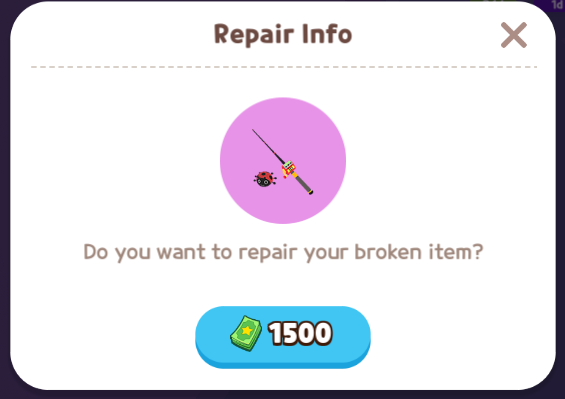
#> input picture repair.png, 565 x 399 px
$ python -i processing.py   (imports and definitions only)
#> lines starting #> are read from the running program, lines starting #| are printed output that depends on the picture; after the words box and inside, x2 and y2 are one past the last pixel; in counts of white or black regions, pixels touching at a corner belong together
#> further down, picture is the input picture: shape (399, 565, 3); mean B, G, R 235.7, 228.3, 229.1
"""
Image processing utilities for AutoFisher
Provides optimized screen capture and image analysis functions
"""
import numpy as np
import cv2
import mss
import mss.tools
import time
import traceback

# [158 lines left out: functions capture_screen_region, calculate_frame_difference, not called in this run]

def detect_fishing_bobber(frame, lower_range=(9, 80, 80), upper_range=(35, 255, 255)):
    """
    Detect the fishing bobber in frame (experimental)

    Args:
        frame: Input BGR frame
        lower_range: HSV lower range for orange bobber
        upper_range: HSV upper range for orange bobber

    Returns:
        tuple: (x, y, radius) of the bobber if found, None otherwise
    """
#> called with lower_range = (9, 80, 80), upper_range = (35, 255, 255)
    try:
        if frame is None:
            return None

        # Convert to HSV for better color detection
        hsv = cv2.cvtColor(frame, cv2.COLOR_BGR2HSV)
#> hsv: shape (399, 565, 3); mean H, S, V 21.6, 22.2, 237

        # Create mask for orange/red bobber
        mask = cv2.inRange(hsv, np.array(lower_range), np.array(upper_range))
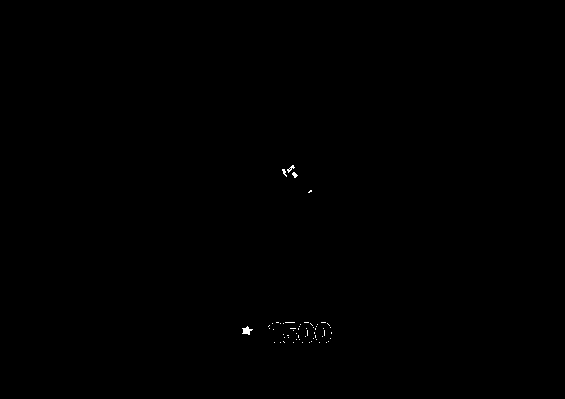
#> mask: shape (399, 565); 0.1% white in thin lines or dots, all inside (x1, y1, x2, y2) = (242, 165, 332, 343)

        # Apply morphological operations
        kernel = np.ones((5, 5), np.uint8)
        mask = cv2.erode(mask, kernel, iterations=1)
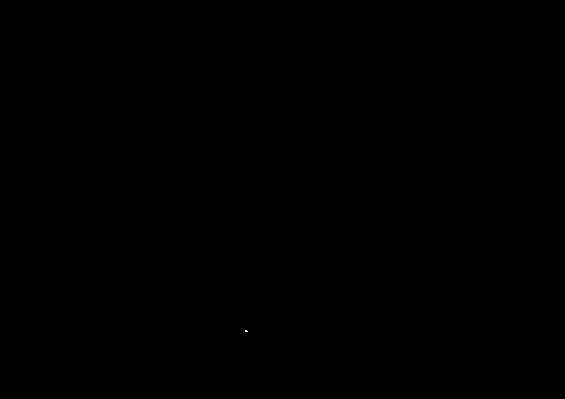
#> mask: shape (399, 565); 0% white in thin lines or dots, all inside (x1, y1, x2, y2) = (245, 330, 248, 332)
        mask = cv2.dilate(mask, kernel, iterations=2)
#> mask: shape (399, 565); 0.05% white; 1 white region, box (x1, y1, x2, y2) and area: (241, 326, 252, 336) 109

        # Find contours
        contours, _ = cv2.findContours(mask, cv2.RETR_EXTERNAL, cv2.CHAIN_APPROX_SIMPLE)
#> contours = 1 item

        # Find the largest contour that could be a bobber
        max_area = 0
        max_contour = None
        for contour in contours:
            area = cv2.contourArea(contour)
            if 50 < area < 2000:  # Filter by area
                if area > max_area:
                    max_area = area
                    max_contour = contour
#> this loop made 1 pass
#> (area, max_area) on pass 1: (89.5, 89.5)
#> after the loop, max_area = 89.5; max_contour = [[241, 326], [241, 335], [251, 335], [251, 327], [250, 326]]

        # If a potential bobber contour is found
        if max_contour is not None:
            # Find the circle enclosing the contour
            (x, y), radius = cv2.minEnclosingCircle(max_contour)
#> x = 246; y = 330.5; radius = 6.73
            if 5 < radius < 45:  # Filter by radius
                return (int(x), int(y), int(radius))

        return None

    except Exception as e:
        print(f"Error detecting bobber: {e}")
        return None

# [64 lines left out: function enhance_visualization, not called in this run]

>>> import cv2
>>> picture = cv2.imread('../repair.png')
>>> result = detect_fishing_bobber(picture)
#> result = (246, 330, 6)
